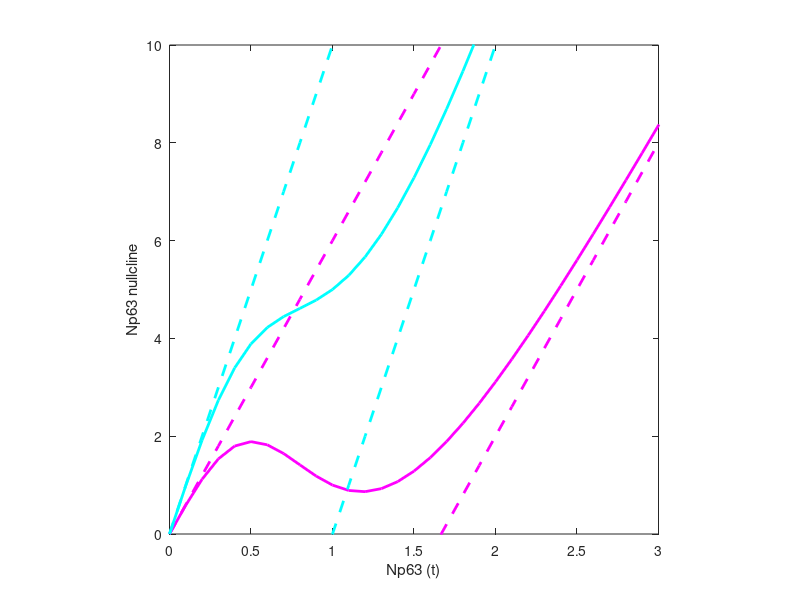

Write MATLAB code to recreate this figure.
close all
clear all 
clc



%% %% Parameters

NFkB=0; %Effect: degrades Np63
IL4=0; %Effect: increases Stat3 producioton rate
    
v_Np63 =2;% 2; % 1st Positive feedback: effect of Np63 on Stat3 production
d_Stat3=1;%1; %Stat3 degradation rate
    
va_Np63=10; %10, 1.5; % 2nd Positive feedback: max effect of Np63 on Np63 produciton
v_Stat3=1; %1, 3rd positive feedback: effect of Stat3 on Np63 produciton
% Together they give rise to alpha

k_Np63 =1; %1, AC50 fpr the 2nd positive feedback
n_H    =3;  %3, Hill coefficient for the 2nd positive feedback

d_Np63=6; %6, Nominal Np63 degradation rate
d_PKC=1;%1, .1; %PKC-mediated degradation rate of Np63


nu=0;
pIL4=0;
basal=0;
basalnp=0;


Np63_Nullcline=@(va_Np63, Np63_t, n_H, k_Np63, v_Stat3, d_Np63, PKC, d_PKC, basalnp, NFkB)(Np63_t.*d_Np63 - basalnp + NFkB.*Np63_t - (Np63_t.^n_H.*va_Np63)./(Np63_t.^n_H + k_Np63.^n_H) + Np63_t.*PKC.*d_PKC)./v_Stat3;


Np63_t=0:0.1:100;



%% Plot nullclines for different values of PKC
figure;

for PKC=0

    beta=(d_Np63+NFkB+PKC*d_PKC)/v_Stat3; % Note that it depends on NfKB and PKC
    alpha=va_Np63/v_Stat3;

plot(Np63_t,Np63_Nullcline(va_Np63, Np63_t, n_H, k_Np63, v_Stat3, d_Np63, PKC, d_PKC, basalnp, NFkB),'LineWidth', 2,'Color','m', 'DisplayName', 'Np63 nullcline');
hold on
plot(Np63_t,(beta*Np63_t), 'LineWidth', 2,'Color','m', 'LineStyle','--');
hold on
plot(Np63_t,((beta*Np63_t)-alpha), 'LineWidth', 2,'Color','m', 'LineStyle','--');

for PKC=4

    beta=(d_Np63+NFkB+PKC*d_PKC)/v_Stat3; % Note that it depends on NfKB and PKC
    alpha=va_Np63/v_Stat3;
hold on
plot(Np63_t,Np63_Nullcline(va_Np63, Np63_t, n_H, k_Np63, v_Stat3, d_Np63, PKC, d_PKC, basalnp, NFkB),'LineWidth', 2,'Color','c', 'DisplayName', 'Np63 nullcline');
hold on
plot(Np63_t,(beta*Np63_t), 'LineWidth', 2,'Color','c', 'LineStyle','--');
hold on
plot(Np63_t,((beta*Np63_t)-alpha), 'LineWidth', 2,'Color','c', 'LineStyle','--');
end
end 

ylim([0,10])
xlim([0, 3])

xlabel('Np63 (t)')
ylabel('Np63 nullcline')
axis square


